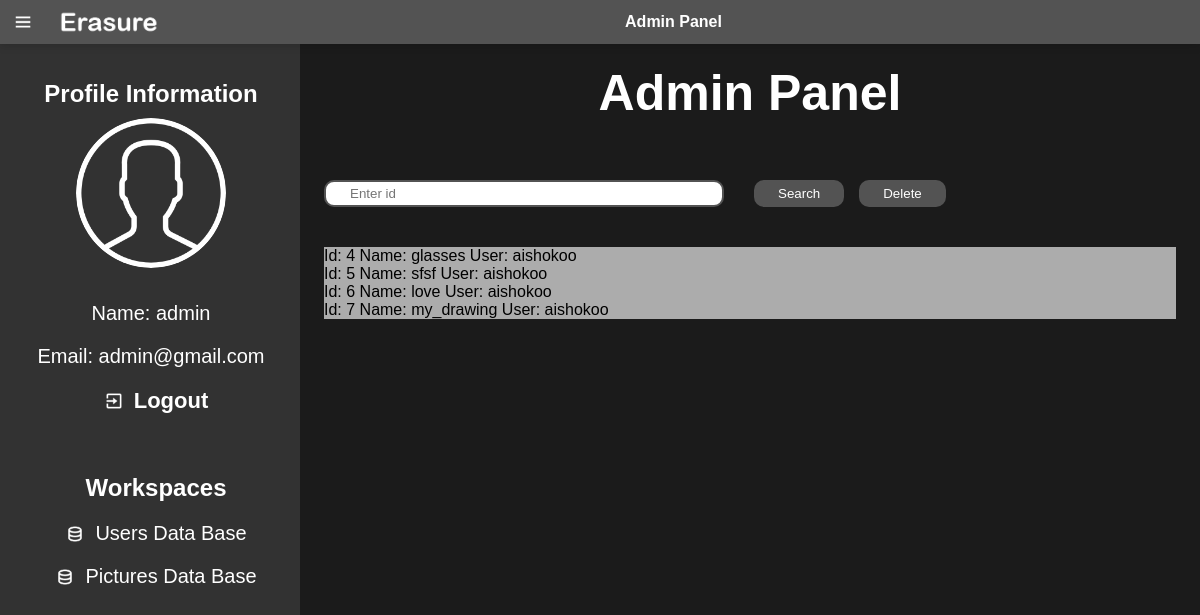
Screenshot of /pictures_db (signed in) with the database file from the repository.
### models.py (models this page shows)
class Picture(Base):
    __tablename__ = 'picture'
    id: Mapped[int] = mapped_column(primary_key=True, autoincrement=True)
    path: Mapped[str] = mapped_column(String)
    name: Mapped[str] = mapped_column(String)
    user_id: Mapped[str] = mapped_column('user_id', Integer, ForeignKey('user.id'))
    user: Mapped['User'] = relationship(User)

class User(Base):
    __tablename__ = 'user'
    id: Mapped[int] = mapped_column(primary_key=True, autoincrement=True)
    name: Mapped[str] = mapped_column(String)
    email: Mapped[str] = mapped_column(String)
    password: Mapped[str] = mapped_column(String)

### main.py (the view)
@app.route('/pictures_db', methods=['GET'])
def get_pictures_db():
    global data_type
    try:
        pictures = session.query(Picture).all()
        data_type = 'pictures'
        session.commit()
    except Exception:
        flash('An error occurred while getting users')
    return render_template('admin.html',
                           pictures=pictures,
                           data_type=data_type,
                           current_name=current_name,
                           current_email=current_email)

### templates/admin.html (shortened to what this page needs)
<!DOCTYPE html>
<html lang="en">
<head>
</head>
<body>
    <nav class="navigations">
        <div class="nav-left navigations">
            <img src="static/menu-regular-24.png" class="menu-pic">
            <img src="static/logo.png" class="logo-pic">
        </div>
        <div class="nav-middle">
            <p><strong>Admin Panel</strong></p>
        </div>
    </nav>
    <div class="leftbar">
        <div class = "profile-info">
            <h2 class="text-center">Profile Information</h2>
            <img src="static/profile_user.png" class="user-pic">
            <p>Name: {{ current_name }}</p>
            <p>Email: {{ current_email }} </p>
        </div>
        <div class="exit">
        <a href="/log_in_or_out"><img src="static/exit-regular-24.png" class="paint-pic"><p><strong>Logout</strong></p></a>
        </div>
        <div class="choices">
            <h2 class="text-center">Workspaces</h2>
            <a href="/users_db"><img src="static/data-regular-24.png" class="paint-pic"><p>Users Data Base</p></a>
            <a href="/pictures_db"><img src="static/data-regular-24.png" class="paint-pic"><p>Pictures Data Base</p></a>
        </div>
    </div>
    <div class="container">
        <h1>Admin Panel</h1>
        <div class="list-container">
            <div class="button-container">
                <form action="/search" method="POST">
                    <input type="text" name="id" placeholder="Enter id" id="search-id">
                    <button class="buttons" type="submit">Search</button>
                </form>
                <form action="/delete" method="POST" onsubmit="setDeleteId()">
                    <button class="buttons" type="submit">Delete</button>
                </form>
            </div>
                <div class ="database">
                    {% if data_type == 'users' %}
                        {% for user in users %}
                            <p>Id: {{ user.id }} Name: {{ user.name }} Email: {{ user.email }}</p>
                        {% endfor %}
                    {% elif data_type == 'user' %}
                        <p>Id: {{ user.id }} Name: {{ user.name }} Email: {{ user.email }}</p>
                    {% elif data_type == 'picture' %}
                        <p>Id: {{ picture.id }} Name: {{ picture.name }} User: {{ picture.user.name }}</p>
                    {% elif data_type == 'pictures' %}
                        {% for picture in pictures %}
                            <p>Id: {{ picture.id }} Name: {{ picture.name }} User: {{ picture.user.name }}</p>
                        {% endfor %}
                    {% endif %}
                </div>
        </div>
    </div>
</body>
</html>

### templates/admin.html (style rules this page uses)
* { padding: 0; margin: 0; box-sizing: border-box; font-family: 'Poppins', sans-serif; color: #ffffff; }
body { background-color: #1b1b1b; }
a { text-decoration: none; color: #ffffff; }
.navigations { display: flex; align-items: center; }
nav { padding: 10px 1%; justify-content: space-between; box-shadow: 0 0 10px rgba(0, 0, 0, .2); background: #535353; position: sticky; top: 0; z-index: 10; }
.nav-left .menu-pic { width: 22px; margin-right: 25px; }
.nav-left .logo-pic { width: 100px; }
.leftbar { background: #323232; width: 25%; height: 100vh; position: fixed; padding-left: 1%; padding-top: 80px; top: 0; }
.choices { display: flex; justify-content: center; align-items: center; flex-direction: column; }
.choices a { display: flex; align-items: center; margin-bottom: 20px; width: fit-content; font-size: 20px; }
.choices a img { width: 20px; margin-right: 10px; }
.choices h2 { margin-top: 40px; margin-bottom: 20px; }
.profile-info { text-align: center; margin-right: 10px; }
.profile-info .user-pic { border-radius: 50%; margin: 10px; width: 150px; }
.profile-info p { margin: 20px 0; word-wrap: break-word; overflow-wrap: break-word; max-width: 100%; font-size: 20px; }
.exit a { display: flex; align-items: center; width: fit-content; margin: 0 auto; margin-bottom: 20px; text-decoration: none; }
.exit a p { font-size: 22px; margin: 0 0 0 10px; }
.exit a img { width: 20px; }
.container { background-color: #1b1b1b; padding-left: 27%; padding-right: 2%; padding-top: 20px; padding-bottom: 20px; }
.container h1 { font-size: 50px; text-align: center; }
.list-container { margin-top: 30px; display: grid; grid-template-rows: 110px auto; margin-top: 15px; color: #000000; }
.list-container .database { background-color: #acacac; color: #000000; }
.list-container .database p { color: #000000; }
.button-container .buttons { background-color:#535353; color: #fff; border:none; border-radius:10px; padding: 6px 24px; }
.button-container input[type=text] { border: 2px solid #535353; border-radius: 10px; color: black; padding: 4px 24px; width: 400px; margin-right: 30px; }
.button-container { display: flex; gap: 15px; }
.button-container form { display: flex; align-items: end; margin-bottom: 40px; }

### rows the page displays
Picture: id "4", name "glasses", user.name "aishokoo"
Picture: id "5", name "sfsf", user.name "aishokoo"
Picture: id "6", name "love", user.name "aishokoo"
Picture: id "7", name "my_drawing", user.name "aishokoo"

### other values shown
{{ current_name }} "admin"
{{ current_email }} "admin@gmail.com"
